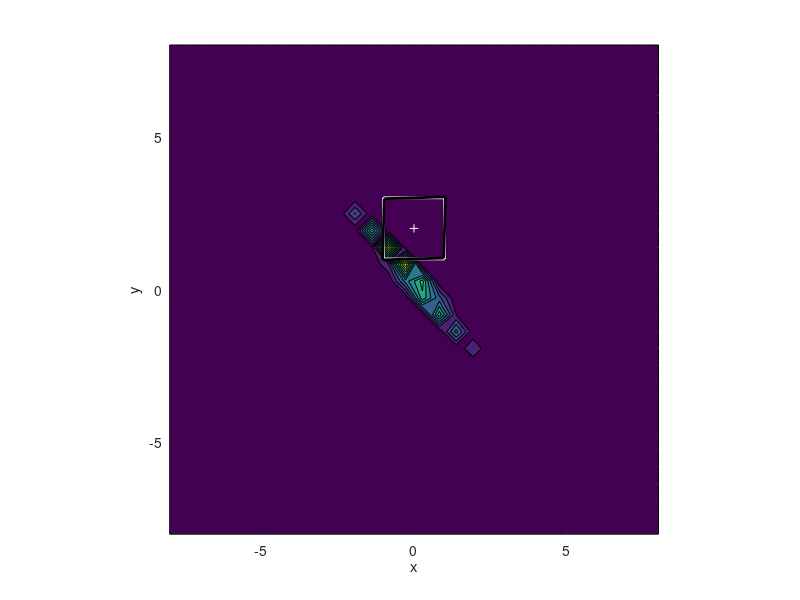
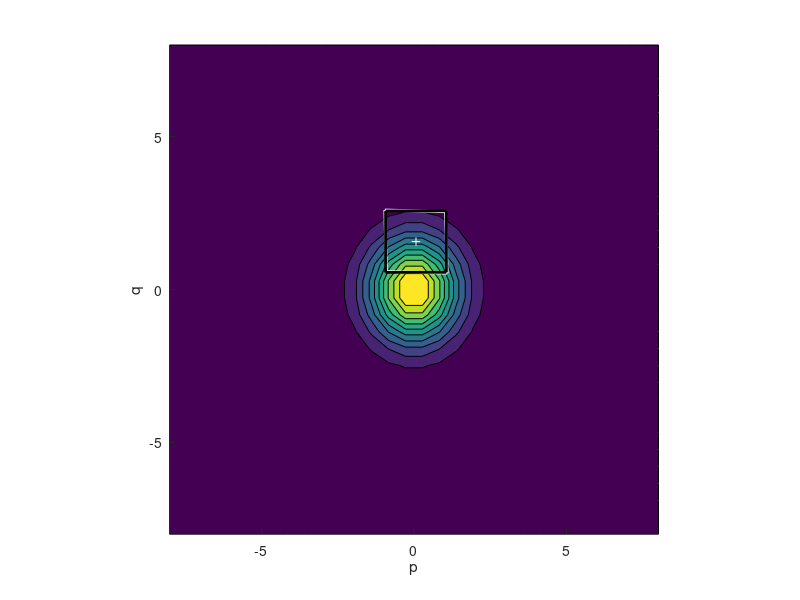

Source code (MATLAB) for these figures, in order:
close all
clear

x = [1 -1 -1 1 1];
y = [3 3 1 1 3];

mux = 2*rand-1;
muy = 2*rand-1;

th = 2*pi*rand;

s1 = 1/rand;
s2 = 1/rand;
% s1 = 10^-2;
% s2 = 1;

scalesmat = diag([s1,s2]);
covmat = scalesmat*[1,cos(th);cos(th),1]*scalesmat;

pq = [cos(th) sin(th);-sin(th) cos(th)]*[x-mux;y-muy];
p = pq(1,:);
q = pq(2,:);

uv = scalesmat^(-1)*pq;
u = uv(1,:);
v = uv(2,:);

uvd = [cos(th) -sin(th);sin(th) cos(th)]*uv;
ud = uvd(1,:);
vd = uvd(2,:);

pqd = scalesmat*uvd;
pd = pqd(1,:);
qd = pqd(2,:);

trans_mat = scalesmat*[cos(th) -sin(th);sin(th) cos(th)]*scalesmat^(-1)*[cos(th) sin(th);-sin(th) cos(th)]
inv_trans_mat = inv(trans_mat);

aup = mean(pd([1,4]));
adp = mean(pd([2,3]));
auq = mean(qd([1,2]));
adq = mean(qd([3,4]));

ap = [aup,adp,adp,aup,aup];
aq = [auq,auq,adq,adq,auq];

axy = inv_trans_mat*[ap;aq];
ax = axy(1,:) + mux;
ay = axy(2,:) + muy;

low = -8;
high = 8;

xvec = linspace(low,high,30);%min([pd,x]),max([pd,x]),30);
yvec = linspace(low,high,30);%min([qd,y]),max([qd,y]),30);
[X,Y] = meshgrid(xvec,yvec)

F = nan(length(xvec),length(yvec));
G = nan(length(xvec),length(yvec));
for i=1:length(xvec)
    for j=1:length(yvec)
        F(j,i) = mvnpdf([xvec(i);yvec(j)],[mux;muy],covmat);
        G(j,i) = mvnpdf([xvec(i);yvec(j)],[0;0],scalesmat.^2);
    end
end

figure;

xlabel x
ylabel y
hold on;
contourf(X,Y,F);
plot(x,y,'w','LineWidth',2);
plot(mean(x(1:4)),mean(y(1:4)),'w+')
plot(ax,ay,'k','LineWidth',2);
axis square;
axis([low,high,low,high]);

figure;

xlabel p
ylabel q
hold on;
% plot(p,q,'r')
% plot(u,v,'g')
% plot(ud,vd,'b')
contourf(X,Y,G);
plot(pd,qd,'w','LineWidth',2);
plot(mean(pd(1:4)),mean(qd(1:4)),'w+')
plot(ap,aq,'k','LineWidth',2);
axis square;
axis([low,high,low,high]);
